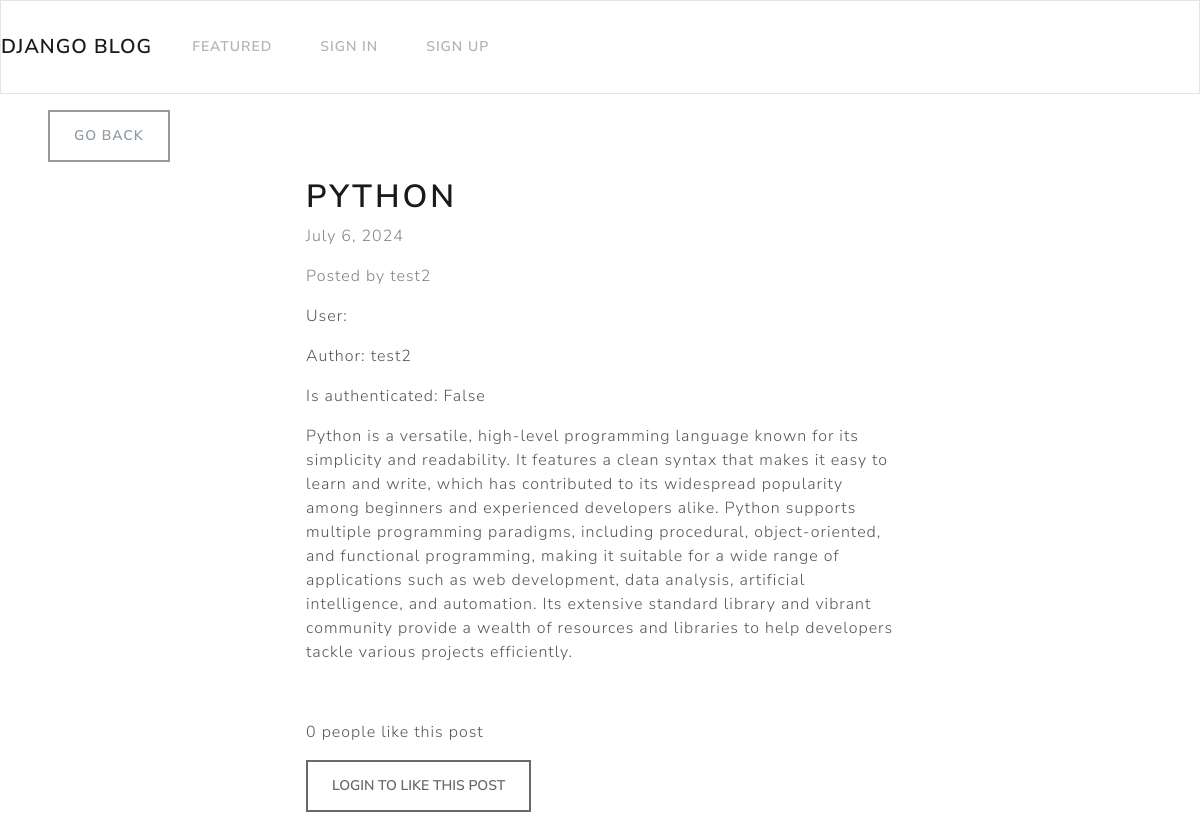
Page /2/ on the committed database.
### microblog/models.py (models this page shows)
class BlogPost(models.Model):
    title = models.CharField(max_length=255)
    content = HTMLField()
    date = models.DateField(auto_now_add=True)
    author = models.ForeignKey(User, on_delete=models.CASCADE)
    featured = models.BooleanField(default=False)
    likes = models.ManyToManyField(User, related_name='likes', blank=True)

### microblog/views.py (the view)
# urls.py: path('<int:pk>/', DetailPostView.as_view(), name='detail_post'),
class DetailPostView(DetailView):
    model = BlogPost
    template_name = 'microblog/post.html'
    def get_context_data(self, **kwargs):
        context = super(DetailPostView, self).get_context_data(**kwargs)
        context['liked_by_user'] = False
        micropost = self.get_object()
        if self.request.user.is_authenticated and micropost.likes.filter(pk=self.request.user.id).exists():
            context['liked_by_user'] = True
        context['object'] = micropost  # Ensure object is in context
        return context

### microblog/templates/microblog/post.html (shortened to what this page needs)
{% extends 'microblog/base.html' %}
{% block content %}
<div class="row">
  <div class="col-md-4 col-12 mx-md-5 mx-2  mt-md-3 my-3">
    <a class="btn btn-outline-secondary" href="{% url 'index' %}">Go Back</a>
  </div>
</div>
<div class="row">
  <div class="col-md-6 col-11 mx-md-auto mb-3 pb-2 mx-3">
    <h1>{{ object.title }}</h1>
    <p class="text-muted">{{ object.date }}</p>
    <p class="text-muted">Posted by  {{ object.author.username }}</p>
    <p>User: {{ request.user.username }}</p>
    <p>Author: {{ object.author.username }}</p>
    <p>Is authenticated: {{ request.user.is_authenticated }}</p>
    <div>
      {{ object.content|safe  }}
    </div>
  </div>
</div>
<div class="row my-3">
  <div class="col-md-6 col-12 mx-md-auto mx-3">
     {% if object.likes.count == 1 %}
    <p>{{ object.likes.count }} person likes this post</p>
    {% else %}
    <p>{{ object.likes.count }} people like this post</p>
    {% endif %}
    {% if request.user.is_authenticated  %}
    {% if liked_by_user  %}
    <form method="POST" action="{% url 'like_post' object.id %}">
      {% csrf_token %}
      <button class="btn btn-outline-primary"><ion-icon name="heart-dislike"></ion-icon> Unlike this post</button>
    </form>
    {% else %}
    <form method="POST" action="{% url 'like_post' object.id %}">
      {% csrf_token %}
      <button class="btn btn-outline-primary"><ion-icon name="heart"></ion-icon> Like this post</button>
    </form>
    {% endif %}
    {% else %}
      <button class="btn btn-outline-primary" disabled>  Login to like this post</button>
    {% endif %}
  </div>
</div>
{% endblock content %}

### rows in the picture
BlogPost: title "PYTHON", date "July 6, 2024", author.username "test2", content "Python is a versatile, high-level programming language known for its simplicity and readability. It features a clean syntax that makes it easy to learn and write, which has contributed to its widespread popularity among beginners and experienced developers alike. Python supports multiple programming paradigms, including procedural, object-oriented, and functional programming, making it suitable for a wide range of applications such as web development, data analysis, artificial intelligence, and automation. Its extensive standard library and vibrant community provide a wealth of resources and libraries to help developers tackle various projects efficiently.", likes.count "0"

### other values in the picture
{{ request.user.is_authenticated }} "False"
